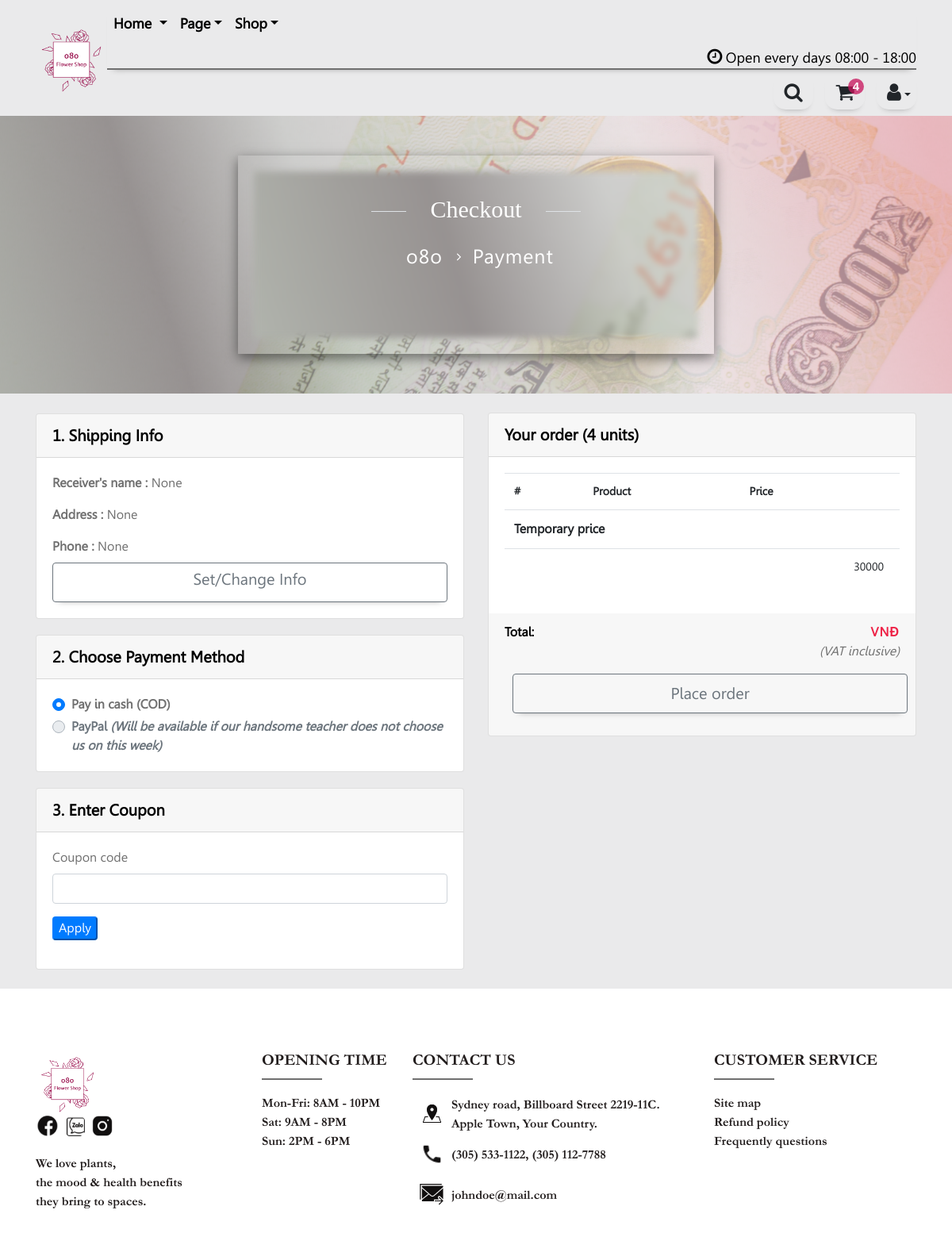
The app's page /checkout/ (signed in) with its own data.
### user/models.py (models this page shows, shortened)
class CustomUser(AbstractUser):
    name = models.CharField(max_length = 150, blank=True, null=True)
    cell_phone = models.CharField(max_length = 10, blank=True, null=True)
    city = models.CharField(max_length = 50, blank=True, null=True)
    district = models.CharField(max_length = 50, blank=True, null=True)
    address = models.CharField(max_length = 150, blank=True, null=True)

### flowershop/views.py (the view)
# urls.py: path('checkout/',views.checkout,name='flowershop-checkout'),
@login_required
def checkout(request):
    if checkcart(request).content.decode("utf-8") == "invalid":
        return HttpResponseRedirect('/cart/')
    context = {
        'page_title': 'Checkout',
        'cart_count': cartcount(request),
    }
    return render(request, 'checkout.html', context)

### flowershop/models.py (called while the page is built)
    def __str__(self):
        return self.name

### flowershop/views.py (called while the page is built)
def cartcount(request):
    try:
        items = list(Cart.objects.filter(user = request.user).values('quantity'))
        count = sum(item['quantity'] for item in items)
        return count
    except:
        return 0

@login_required
def checkcart(request):
    items = Cart.objects.filter(user = request.user)
    for item in items:
        product = Product.objects.get(name = item.product)
        if product.quantity < item.quantity:
            return HttpResponse("invalid")
    return HttpResponse("valid")

### flowershop/templates/checkout.html (shortened to what this page needs)
{% extends 'base.html' %}
{% load static %}
{% block css %}
<link rel="stylesheet" href="{% static 'css/style.css' %}">
<link rel="stylesheet" href="{% static 'css/header.css' %}">
<link rel="stylesheet" href="{% static 'cart-css/cart-title.css' %}">
<link rel="stylesheet" href="{% static 'css/checkout.css' %}">
<link rel="stylesheet" href="{% static 'css/footer.css' %}">
{% endblock %}
{% block content %}
<section class="title">
	<div class="container-fluid title d-flex align-items-center">
		<div class="col-12 banner-text">
			<div class="box wrap w-100 align-items-center checkout-box">
				<div class="row">
					<div class="col-md-3 col-sm-2 p-0">
					</div>
					<div class="col-md-1 col-sm-1 border-top p-0">
					</div>
					<div class="col-md-4 col-sm-6 p-0">
						<h2 class="text-capitalize">Checkout</h2>
					</div>
					<div class="col-md-1 col-sm-1 border-top p-0">
					</div>
					<div class="col-md-3 col-sm-2 p-0">
					</div>
				</div>
				<div class="box-item-inner">
					<span><a class="btn-link" href="{% url 'flowershop-home' %}" typeof="WebPage" title="Go to home">
							o8o
						</a>
					</span>
					<i class="fa fa-angle-right" aria-hidden="true"></i>
					<span> Payment</span>
				</div>
			</div>
		</div>
	</div>
</section>
<article class="checkout-detail-section" style="background-color: #EAEAEB;">
	<div class="container mb-5">
		<div class="row justify-content-between ">
			<div class="card-address col-sm-11 col-md-10 col-lg-6 mb-4">
				<div class="card w-100 " style="margin-top: 25px !important; margin-left: 20px;">
					<div class="card-header">
						1. Shipping Info
					</div>
					<div class="card-body">
						<div id="profile-display">
							<p class="card-text name-text"> <span class="font-weight-bold">Receiver's name :</span> {{ user.name }}</p>
							<p class="card-text address-text"> <span class="font-weight-bold">Address :</span> {{ user.address }}</p>
							<p class="card-text phone-text"><span class="font-weight-bold">Phone :</span> {{ user.cell_phone }}</p>
						</div>
						<a href="#" class="btn btn-outline-secondary btn-lg w-100 mt-2 ml-0" id="change-address-btn" style="border-radius:4px !important; line-height: 25px !important;">Set/Change Info</a>
					</div>
				</div>
				<div class="card w-100" style="margin-top: 20px !important; margin-left: 20px;">
					<div class="card-header">
						2. Choose Payment Method
					</div>
					<div class="card-body ">
						<form>
							<div class="custom-control custom-radio pay-cod">
								<label class="custom-control-label" for="customRadio">
									<strong>Pay in cash (COD)</strong>
								</label>
							</div>
							<div class="custom-control custom-radio mt-1">
								<label class="custom-control-label" for="customRadio2">
									<strong>PayPal <span class="font-italic">(Will be available if our handsome teacher does not choose us on this week)</span></strong>
								</label>
							</div>
						</form>
					</div>
				</div>
				<div class="card w-100" style="margin-top: 20px !important; margin-left: 20px;">
					<div class="card-header">
						3. Enter Coupon
					</div>
					<div class="card-body ">
						<form id="form-coupon">
							<div class="form-group">
								<label for="coupon">Coupon code</label>
								<input value="" name="coupon" type="text" class="form-control" id="counpon" required>
							</div>
							<div class="form-group">
								<input class="btn-primary rounded" value="Apply" type="submit" id="apply-coupon">
							</div>
						</form>
					</div>
				</div>
			</div>
			<div class="col-sm-11 col-md-10 col-lg-6 mt-4 mb-4">
				<div class="card-preview card mb-3 float-right mt-3" style="max-width: 24rem;">
					<div class="card-header ">Your order <span id="quantity-product">({{ cart_count }} units)</span></div>
					<div class="card-body text-info">
						<table class="table table-hover product-review-table">
							<thead>
								<tr>
									<th scope="col">#</th>
									<th scope="col">Product</th>
									<th scope="col">Price</th>
									<th class="remove-icon-cell" scope="col"></th>
								</tr>
							</thead>
							<tbody>
								<tr>
									<th colspan="2" scope="row">Temporary price</th>
									<td colspan="2" class="text-right price total-cost">
									</td>
								</tr>
								<tr class="shipping-cost-tr">
									<th scope="row" colspan="2">
									</th>
									<td colspan="2" class="text-right price shipping-cost">30000</td>
								</tr>
							</tbody>
						</table>
					</div>
					<div class="card-footer">
						<strong style="color: black;">Total:</strong>
						<span style="color: rgb(238, 35, 71); letter-spacing: 1px; font-size: 16px;"
							class="float-right font-weight-bold final-cost price"> VNĐ</span>
						<p class="font-italic text-right">(VAT inclusive)</p>
						<form method="POST" enctype="multipart/form-data">
							<div class="form-group">
								<button id="order-btn" type="submit"
									class="btn btn-outline-secondary btn-lg w-100 order-btn"
									style="border-radius:4px !important; line-height: 25px !important;">Place
									order</button>
							</div>
						</form>
					</div>
				</div>
			</div>
		</div>
	</div>
</article>
{% endblock %}

### flowershop/static/css/style.css (style rules this page uses)
body { font-size: 1rem; font-family: leelawad, sans-serif; color: #707070; }
@media (min-width: 1200px) { body { padding-top: 0; } }

### flowershop/static/css/header.css (style rules this page uses)
div > i + span { color: #000; font-size: 18px; cursor: pointer; }
.btn { display: inline-block; width: 50px; height: 50px; border-radius: 30%; box-shadow: 0 6px 8px -8px #00000070 !important; overflow: hidden; position: relative; margin-left: 10px; box-sizing: border-box; line-height: 50px; }

### flowershop/static/cart-css/cart-title.css (style rules this page uses)
.title { width: 100%; height: 350px; overflow: hidden; position: relative; }
.title >div { background-color: #698467; background-repeat: no-repeat; background-position: center center; }
.box { position: relative; width: 40%; height: 250px; max-width: 600px; padding: 50px; box-shadow: 0px 5px 15px rgba(0, 0, 0, .5); overflow: hidden; color: #fff; margin-left: auto; margin-right: auto; text-align: center; }
.box .row .border-top { position: relative; top: 20px; }
.box:before { content: ''; position: absolute; top: 20px; right: 20px; left: 20px; bottom: 20px; background-attachment: fixed; filter: blur(4px); }
.box > .box-item-inner span a { font-size: 25px; letter-spacing: 1px; padding-right: 10px; color: #fff; }
.box > .box-item-inner span { font-size: 25px; letter-spacing: 1px; padding-left: 10px; color: #fff; position: relative; top:15px; }
.box h2 { position: relative; font-family: MinionPro; color: #fff; font-size: 40px; text-align: center; margin-top:0px; margin-left: auto; margin-right: auto; max-width: 100%; cursor: default; }
.fa-angle-right { position: relative; top: 12px; }
@media only screen and (max-width: 1920px) { .box > .box-item-inner { position: relative; } }

### flowershop/static/css/checkout.css (style rules this page uses)
.checkout-box:before { background-image: url('../images/checkout/payment.png') ; }
.title > div { background-image: url('../images/checkout/payment.png') ; }
.product-review-table thead tr th,.product-review-table tbody tr td { padding-right: 20px; font-size: 14px; border-bottom: 1px rgb(49, 48, 48) !important; }
.card-header { font-size: 20px; font-weight: bold; color: black; }
.card-footer { border-top: 1px rgb(75, 73, 73) !important; }
.card { display: table !important; margin: auto !important; }
.card-preview { max-width: 100% !important; width: 100% !important; }

### records on screen
CustomUser: name "None", address "None", cell_phone "None"

### other values on screen
{{ cart_count }} "4"
